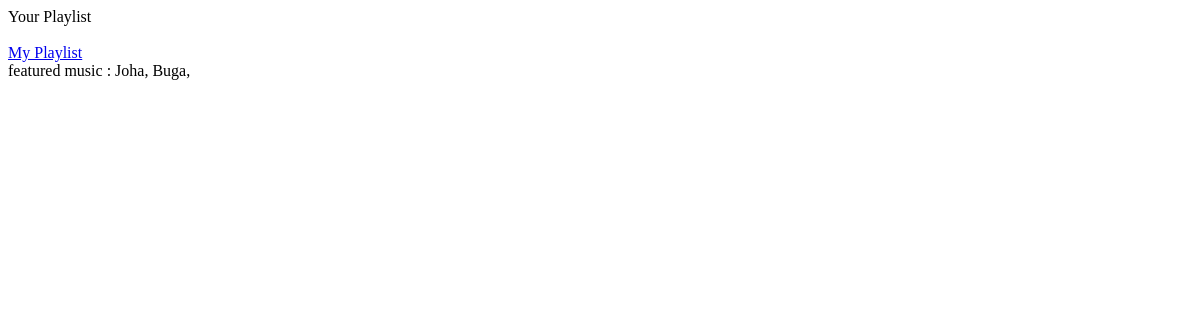
Page /myplaylist (signed in) on the earlier database version.
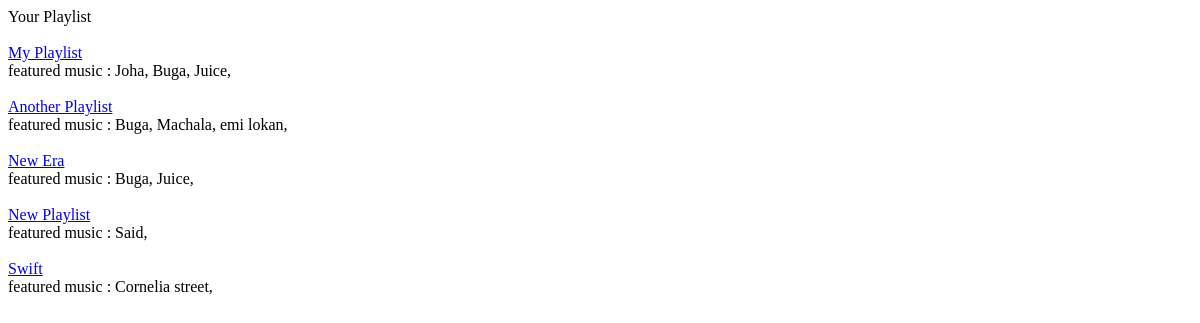
Same page on the later database version.
### Music/models.py (models this page shows, shortened)
class PlayList(models.Model):
	profile = models.ForeignKey(Profile,related_name='playlist',on_delete=models.CASCADE)
	name = models.CharField('PlayList Name', max_length=1000000,default="")
	music = models.ManyToManyField(Music,related_name="playlist",blank=True)
	cover_photo = models.ImageField(null=True,blank=True)

class Music(models.Model):
	title = models.CharField(max_length=10000)
	artist = models.ForeignKey(Artist,related_name='music',on_delete=models.CASCADE)
	featured_artist = models.ManyToManyField(Artist,related_name='feature_music',blank=True)
	cover_photo = models.ImageField()
	file = models.FileField()
	like = models.ManyToManyField(Profile,related_name='music_like',blank=True)

### Music/views.py (the view)
# urls.py: path('myplaylist',playListsView,name="PlayListView"),
def playListsView(request):
	playlists = PlayList.objects.filter(profile=getUser(request.user))
	context = dict(playlists=playlists)
	return render(request,template('myplaylist.html'),context)

### Music/views.py (called while the page is built)
def template(x):
	return f"MusicTemplate/{x}"

def getUser(x):
	return Profile.objects.get(user=User.objects.get(username=x))

### template/MusicTemplate/myplaylist.html (shortened to what this page needs)
{%block content%}
<div class="sz-24 color-p my-3">
    Your Playlist
</div>
{%for playlist in playlists%}
<div class="row">
    <div class="col sz-18">
        <a class="no-decoration color-black" href="{%url 'PlayListDetailUrl' playlist.id %}">
            {{playlist.name|title}}
        </a>
        <div class="sz-14 color-grey">
        featured music : {%for music in playlist.music.all|slice:':3'%} {{music.title}},
	{%endfor%}
    </div>
    </div>
</div>
{%endfor%}
{%endblock%}

Differences in the rows shown:
added Music: title "Juice"
added PlayList: name "Another Playlist", Music (title "Buga")
now on this page (row unchanged): Music: title "Machala", shown under "Another Playlist"
now on this page (row unchanged): Music: title "emi lokan", shown under "Another Playlist"
added PlayList: name "New Era", Music (title "Buga")
added PlayList: name "New Playlist"
added Music: title "Said", shown under "New Playlist"
added PlayList: name "Swift"
added Music: title "Cornelia street", shown under "Swift"
